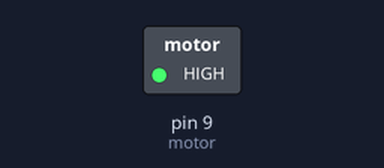
Recording of a sketch running on a simulated Arduino Uno, built with avr-gcc and run on an emulated ATmega328P. Parts: switched loads named in the sketch (green lamp = pin HIGH).

Above: at 0.1 s.
Timing chart, 0 to 1.6 s (numbered marks = the images above):
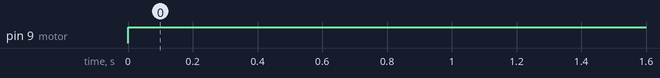

Measured:
- by itself, pin 9 (motor): LOW → HIGH at 0.00 s

The sketch:

motor.ino
```cpp
int motor = 9;

void setup() {
  pinMode (motor,OUTPUT);
}

void loop() {
  digitalWrite (motor,HIGH);
}
```
